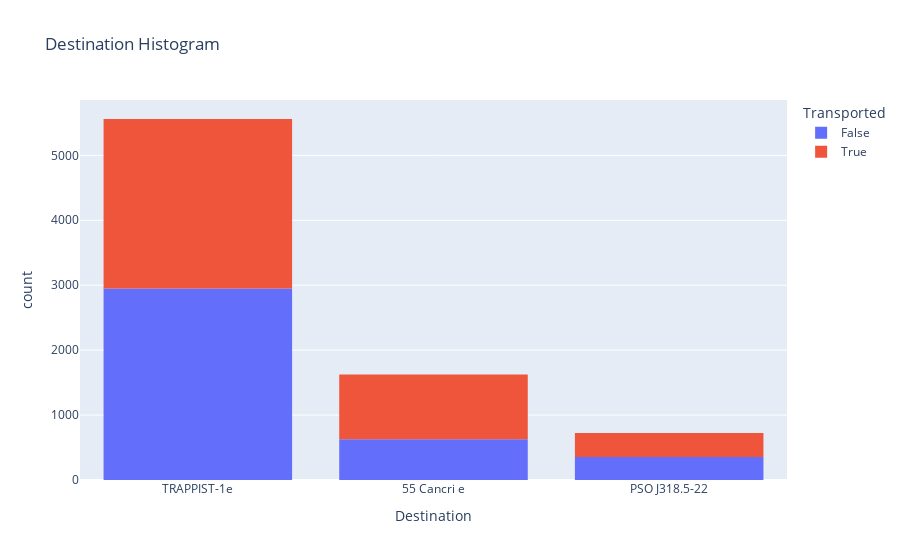

The cell this chart's notebook holds for it:
### Code cell
#let's take a closer look at Destination and transported stats 

fig = px.histogram(train_data, x='Destination', title = "Destination Histogram", color= train_data['Transported'])
fig.show()

### Figure 1 — Plotly figure (JSON) as saved in the notebook; plotly's stock layout.template omitted (floating-point values rounded to 4 significant figures; data arrays with more than 128 entries replaced by an {"elided": "..."} marker saying what was removed)
{"data": [{"alignmentgroup": "True", "bingroup": "x", "hovertemplate": "Transported=False<br>Destination=%{x}<br>count=%{y}<extra></extra>", "legendgroup": "False", "marker": {"color": "#636efa", "pattern": {"shape": ""}}, "name": "False", "offsetgroup": "False", "orientation": "v", "showlegend": true, "type": "histogram", "x": {"elided": "3928 str values"}, "xaxis": "x", "yaxis": "y"}, {"alignmentgroup": "True", "bingroup": "x", "hovertemplate": "Transported=True<br>Destination=%{x}<br>count=%{y}<extra></extra>", "legendgroup": "True", "marker": {"color": "#EF553B", "pattern": {"shape": ""}}, "name": "True", "offsetgroup": "True", "orientation": "v", "showlegend": true, "type": "histogram", "x": {"elided": "3979 str values"}, "xaxis": "x", "yaxis": "y"}], "layout": {"barmode": "relative", "legend": {"title": {"text": "Transported"}, "tracegroupgap": 0}, "title": {"text": "Destination Histogram"}, "xaxis": {"anchor": "y", "domain": [0, 1], "title": {"text": "Destination"}}, "yaxis": {"anchor": "x", "domain": [0, 1], "title": {"text": "count"}}}}
